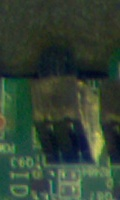
#> input picture data/photos/img.jpg, 120 x 200 px; its folder holds only this picture in this run
$ python main.py
#> lines starting #> are read from the running program, lines starting #| are printed output that depends on the picture
import cv2
import numpy as np
import os
from pathlib import Path

# global variables
_out_root_dir = Path(os.path.dirname(os.path.abspath(__file__)))
_root_dir = _out_root_dir.parent
photo_dir = os.path.join(_root_dir, 'data', 'photos')
show_figure = True


def task1():
    # read the img
    img_file = os.path.join(photo_dir, 'img.jpg')
    img = cv2.imread(img_file)
#> img is the input picture: shape (200, 120, 3); mean B, G, R 51.8, 67.2, 50.7
    if show_figure:
        cv2.imshow("org", img)

    # gray image
    before = cv2.cvtColor(img, cv2.COLOR_BGR2GRAY)
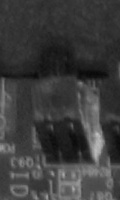
#> before: shape (200, 120); min 8, max 193, mean 60.5
    if show_figure:
        cv2.imshow("gray", before)

    # rotated image
    after = rotate_image(before, -15)
    if show_figure:
        cv2.imshow("rotated", after)

    return img, before, after


# rotate it 15 clockwise
def rotate_image(image, angle):
#> called with angle = -15
    image_center = tuple(np.array(image.shape[1::-1]) / 2)
#> image_center = (60, 100)
    rot_mat = cv2.getRotationMatrix2D(image_center, angle, 1.0)
    result = cv2.warpAffine(image, rot_mat, image.shape[1::-1], flags=cv2.INTER_LINEAR)
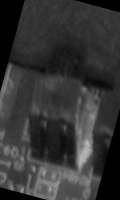
#> result: shape (200, 120); min 0, max 189, mean 52.6
    return result


def task2(img, img1, img2):
    """
    :param img: org image
    :param img1: gray image
    :param img2: rotated image
    :return: degree of rotation
    """

    height, width = img2.shape
#> height = 200; width = 120

    # Create ORB detector
    orb_detector = cv2.ORB_create(5000)

    # Find keypoints and descriptors.
    keypoints1, d1 = orb_detector.detectAndCompute(img1, None)
#> keypoints1 = 32 keypoints; strongest (x, y, size): (80, 83, 31), (79, 83, 37.2), (38, 166, 31), (47, 162, 37.2)
    keypoints2, d2 = orb_detector.detectAndCompute(img2, None)
#> keypoints2 = 20 keypoints; strongest (x, y, size): (80, 166, 31), (75, 168, 31), (87, 142, 31), (83, 88, 31)

    # Match features between the two images.
    matcher = cv2.BFMatcher(cv2.NORM_HAMMING, crossCheck=True)

    # Match the two sets of descriptors.
    matches = matcher.match(d1, d2)
#> matches = 16 matches
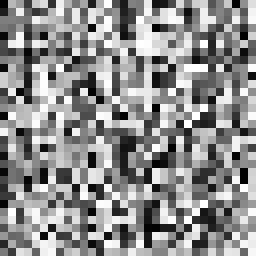
#> d1: shape (32, 32) (shown 8 times larger); min 0, max 255, mean 141.9

    # Sort matches on the basis of their Hamming distance.
#> (the run stopped early here; a loop or call above may not have finished)
